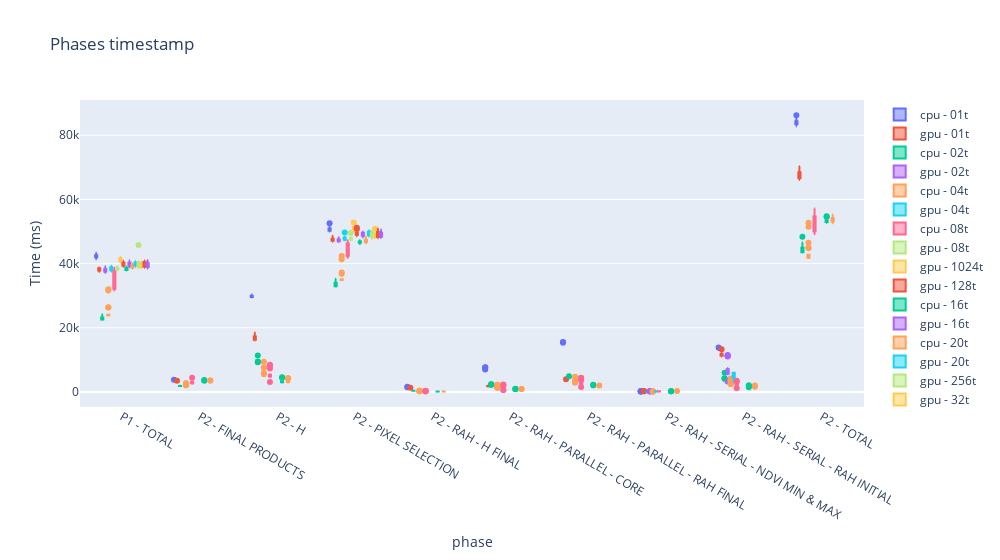

Notebook cell for this chart:
### Code cell
plot_per_phase(dfs, "Phases timestamp", "Time (ms)", "phase", "TIMESTAMP")

### Figure 1 — Plotly figure (JSON) as saved in the notebook; plotly's stock layout.template omitted (floating-point values rounded to 4 significant figures; data arrays with more than 128 entries replaced by an {"elided": "..."} marker saying what was removed)
{"data": [{"name": "cpu - 01t", "type": "box", "x": {"elided": "319 str values"}, "y": {"elided": "319 int values"}}, {"name": "gpu - 01t", "type": "box", "x": {"elided": "212 str values"}, "y": {"elided": "212 int values"}}, {"name": "cpu - 02t", "type": "box", "x": {"elided": "308 str values"}, "y": {"elided": "308 int values"}}, {"name": "gpu - 02t", "type": "box", "x": ["P1 - TOTAL", "P1 - TOTAL", "P1 - TOTAL", "P1 - TOTAL", "P1 - TOTAL", "P1 - TOTAL", "P1 - TOTAL", "P1 - TOTAL", "P1 - TOTAL", "P1 - TOTAL", "P1 - TOTAL", "P1 - TOTAL", "P1 - TOTAL", "P1 - TOTAL", "P1 - TOTAL", "P1 - TOTAL", "P1 - TOTAL", "P1 - TOTAL", "P1 - TOTAL", "P1 - TOTAL", "P2 - PIXEL SELECTION", "P2 - PIXEL SELECTION", "P2 - PIXEL SELECTION", "P2 - PIXEL SELECTION", "P2 - PIXEL SELECTION", "P2 - PIXEL SELECTION", "P2 - PIXEL SELECTION", "P2 - PIXEL SELECTION", "P2 - PIXEL SELECTION", "P2 - PIXEL SELECTION", "P2 - PIXEL SELECTION", "P2 - PIXEL SELECTION", "P2 - PIXEL SELECTION", "P2 - PIXEL SELECTION", "P2 - PIXEL SELECTION", "P2 - PIXEL SELECTION", "P2 - PIXEL SELECTION", "P2 - PIXEL SELECTION", "P2 - PIXEL SELECTION", "P2 - PIXEL SELECTION", "P2 - RAH - SERIAL - NDVI MIN & MAX", "P2 - RAH - SERIAL - NDVI MIN & MAX", "P2 - RAH - SERIAL - NDVI MIN & MAX", "P2 - RAH - SERIAL - NDVI MIN & MAX", "P2 - RAH - SERIAL - NDVI MIN & MAX", "P2 - RAH - SERIAL - NDVI MIN & MAX", "P2 - RAH - SERIAL - NDVI MIN & MAX", "P2 - RAH - SERIAL - NDVI MIN & MAX", "P2 - RAH - SERIAL - NDVI MIN & MAX", "P2 - RAH - SERIAL - NDVI MIN & MAX", "P2 - RAH - SERIAL - NDVI MIN & MAX", "P2 - RAH - SERIAL - NDVI MIN & MAX", "P2 - RAH - SERIAL - NDVI MIN & MAX", "P2 - RAH - SERIAL - NDVI MIN & MAX", "P2 - RAH - SERIAL - NDVI MIN & MAX", "P2 - RAH - SERIAL - NDVI MIN & MAX", "P2 - RAH - SERIAL - NDVI MIN & MAX", "P2 - RAH - SERIAL - NDVI MIN & MAX", "P2 - RAH - SERIAL - NDVI MIN & MAX", "P2 - RAH - SERIAL - RAH INITIAL", "P2 - RAH - SERIAL - RAH INITIAL", "P2 - RAH - SERIAL - RAH INITIAL", "P2 - RAH - SERIAL - RAH INITIAL", "P2 - RAH - SERIAL - RAH INITIAL", "P2 - RAH - SERIAL - RAH INITIAL", "P2 - RAH - SERIAL - RAH INITIAL", "P2 - RAH - SERIAL - RAH INITIAL", "P2 - RAH - SERIAL - RAH INITIAL", "P2 - RAH - SERIAL - RAH INITIAL", "P2 - RAH - SERIAL - RAH INITIAL", "P2 - RAH - SERIAL - RAH INITIAL", "P2 - RAH - SERIAL - RAH INITIAL", "P2 - RAH - SERIAL - RAH INITIAL", "P2 - RAH - SERIAL - RAH INITIAL", "P2 - RAH - SERIAL - RAH INITIAL", "P2 - RAH - SERIAL - RAH INITIAL", "P2 - RAH - SERIAL - RAH INITIAL", "P2 - RAH - SERIAL - RAH INITIAL"], "y": [38784, 37729, 38232, 39190, 37465, 37606, 37542, 37632, 37911, 37383, 38260, 37414, 38061, 37481, 37086, 37984, 37969, 37922, 38748, 38694, 47561, 46843, 47415, 47742, 47007, 47125, 46996, 46712, 47141, 46994, 47422, 46878, 47026, 46994, 47417, 47405, 47930, 47233, 47675, 48172, 184, 184, 184, 135, 183, 185, 183, 187, 179, 185, 187, 184, 183, 188, 200, 206, 183, 203, 209, 11077, 11282, 11524, 11260, 5732, 5685, 5676, 6103, 5499, 7447, 5650, 5755, 5717, 5612, 3289, 5726, 5689, 5689, 5901]}, {"name": "cpu - 04t", "type": "box", "x": {"elided": "231 str values"}, "y": {"elided": "231 int values"}}, {"name": "gpu - 04t", "type": "box", "x": ["P1 - TOTAL", "P1 - TOTAL", "P1 - TOTAL", "P1 - TOTAL", "P1 - TOTAL", "P1 - TOTAL", "P1 - TOTAL", "P1 - TOTAL", "P1 - TOTAL", "P1 - TOTAL", "P1 - TOTAL", "P1 - TOTAL", "P1 - TOTAL", "P1 - TOTAL", "P1 - TOTAL", "P1 - TOTAL", "P1 - TOTAL", "P1 - TOTAL", "P1 - TOTAL", "P1 - TOTAL", "P1 - TOTAL", "P1 - TOTAL", "P1 - TOTAL", "P1 - TOTAL", "P1 - TOTAL", "P2 - PIXEL SELECTION", "P2 - PIXEL SELECTION", "P2 - PIXEL SELECTION", "P2 - PIXEL SELECTION", "P2 - PIXEL SELECTION", "P2 - PIXEL SELECTION", "P2 - PIXEL SELECTION", "P2 - PIXEL SELECTION", "P2 - PIXEL SELECTION", "P2 - PIXEL SELECTION", "P2 - PIXEL SELECTION", "P2 - PIXEL SELECTION", "P2 - PIXEL SELECTION", "P2 - PIXEL SELECTION", "P2 - PIXEL SELECTION", "P2 - PIXEL SELECTION", "P2 - PIXEL SELECTION", "P2 - PIXEL SELECTION", "P2 - PIXEL SELECTION", "P2 - PIXEL SELECTION", "P2 - PIXEL SELECTION", "P2 - PIXEL SELECTION", "P2 - PIXEL SELECTION", "P2 - PIXEL SELECTION", "P2 - PIXEL SELECTION", "P2 - RAH - SERIAL - NDVI MIN & MAX", "P2 - RAH - SERIAL - NDVI MIN & MAX", "P2 - RAH - SERIAL - NDVI MIN & MAX", "P2 - RAH - SERIAL - NDVI MIN & MAX", "P2 - RAH - SERIAL - RAH INITIAL", "P2 - RAH - SERIAL - RAH INITIAL", "P2 - RAH - SERIAL - RAH INITIAL", "P2 - RAH - SERIAL - RAH INITIAL"], "y": [37808, 38925, 38615, 39001, 38886, 38042, 38065, 37837, 37919, 37973, 37720, 37541, 37937, 37765, 38339, 39293, 38536, 38819, 38802, 38855, 38988, 38707, 39189, 38673, 39228, 47362, 47414, 48199, 48336, 47566, 47306, 47375, 47392, 47580, 47577, 47562, 47706, 47373, 47424, 48405, 48215, 47874, 47812, 47957, 48227, 48149, 47760, 47804, 47910, 49681, 187, 209, 232, 184, 3044, 6010, 5897, 5831]}, {"name": "cpu - 08t", "type": "box", "x": {"elided": "253 str values"}, "y": {"elided": "253 int values"}}, {"name": "gpu - 08t", "type": "box", "x": ["P1 - TOTAL", "P1 - TOTAL", "P1 - TOTAL", "P1 - TOTAL", "P1 - TOTAL", "P1 - TOTAL", "P1 - TOTAL", "P1 - TOTAL", "P1 - TOTAL", "P1 - TOTAL", "P2 - PIXEL SELECTION", "P2 - PIXEL SELECTION", "P2 - PIXEL SELECTION", "P2 - PIXEL SELECTION", "P2 - PIXEL SELECTION", "P2 - PIXEL SELECTION", "P2 - PIXEL SELECTION", "P2 - PIXEL SELECTION", "P2 - PIXEL SELECTION", "P2 - PIXEL SELECTION"], "y": [38240, 38655, 38401, 38178, 37927, 38572, 38545, 38104, 38928, 39239, 47495, 47773, 47418, 47537, 47442, 47857, 47798, 47293, 48314, 49559]}, {"name": "cpu - 1024t", "type": "box", "x": [], "y": []}, {"name": "gpu - 1024t", "type": "box", "x": ["P1 - TOTAL", "P1 - TOTAL", "P1 - TOTAL", "P1 - TOTAL", "P1 - TOTAL", "P1 - TOTAL", "P1 - TOTAL", "P1 - TOTAL", "P1 - TOTAL", "P1 - TOTAL", "P1 - TOTAL", "P1 - TOTAL", "P1 - TOTAL", "P1 - TOTAL", "P1 - TOTAL", "P1 - TOTAL", "P1 - TOTAL", "P1 - TOTAL", "P1 - TOTAL", "P1 - TOTAL", "P1 - TOTAL", "P1 - TOTAL", "P2 - PIXEL SELECTION", "P2 - PIXEL SELECTION", "P2 - PIXEL SELECTION", "P2 - PIXEL SELECTION", "P2 - PIXEL SELECTION", "P2 - PIXEL SELECTION", "P2 - PIXEL SELECTION", "P2 - PIXEL SELECTION", "P2 - PIXEL SELECTION", "P2 - PIXEL SELECTION", "P2 - PIXEL SELECTION", "P2 - PIXEL SELECTION", "P2 - PIXEL SELECTION", "P2 - PIXEL SELECTION", "P2 - PIXEL SELECTION", "P2 - PIXEL SELECTION", "P2 - PIXEL SELECTION", "P2 - PIXEL SELECTION", "P2 - PIXEL SELECTION", "P2 - PIXEL SELECTION", "P2 - PIXEL SELECTION", "P2 - PIXEL SELECTION"], "y": [40575, 40827, 40805, 40357, 41148, 41296, 40919, 41215, 40958, 40974, 40794, 41091, 41344, 42126, 41797, 41949, 41521, 41984, 41661, 41687, 41930, 41563, 50167, 49823, 50200, 50708, 50695, 50877, 50756, 50286, 50735, 50695, 50545, 51305, 51706, 52129, 51365, 50875, 51439, 51377, 51335, 51290, 52763, 52110]}, {"name": "cpu - 128t", "type": "box", "x": [], "y": []}, {"name": "gpu - 128t", "type": "box", "x": ["P1 - TOTAL", "P1 - TOTAL", "P1 - TOTAL", "P1 - TOTAL", "P1 - TOTAL", "P1 - TOTAL", "P1 - TOTAL", "P1 - TOTAL", "P1 - TOTAL", "P1 - TOTAL", "P1 - TOTAL", "P1 - TOTAL", "P1 - TOTAL", "P1 - TOTAL", "P1 - TOTAL", "P1 - TOTAL", "P1 - TOTAL", "P1 - TOTAL", "P1 - TOTAL", "P1 - TOTAL", "P1 - TOTAL", "P2 - PIXEL SELECTION", "P2 - PIXEL SELECTION", "P2 - PIXEL SELECTION", "P2 - PIXEL SELECTION", "P2 - PIXEL SELECTION", "P2 - PIXEL SELECTION", "P2 - PIXEL SELECTION", "P2 - PIXEL SELECTION", "P2 - PIXEL SELECTION", "P2 - PIXEL SELECTION", "P2 - PIXEL SELECTION", "P2 - PIXEL SELECTION", "P2 - PIXEL SELECTION", "P2 - PIXEL SELECTION", "P2 - PIXEL SELECTION", "P2 - PIXEL SELECTION", "P2 - PIXEL SELECTION", "P2 - PIXEL SELECTION", "P2 - PIXEL SELECTION", "P2 - PIXEL SELECTION", "P2 - PIXEL SELECTION"], "y": [40066, 40903, 40405, 40252, 39127, 39244, 39539, 39111, 39777, 39403, 39011, 39022, 39592, 39721, 39870, 40384, 40234, 40034, 39939, 40121, 40431, 49093, 50082, 49221, 49367, 48480, 48691, 49095, 48951, 49340, 48558, 48894, 49061, 48944, 49660, 51180, 50761, 49420, 49991, 49220, 49676, 49605]}, {"name": "cpu - 16t", "type": "box", "x": {"elided": "187 str values"}, "y": {"elided": "187 int values"}}, {"name": "gpu - 16t", "type": "box", "x": ["P1 - TOTAL", "P1 - TOTAL", "P1 - TOTAL", "P1 - TOTAL", "P1 - TOTAL", "P1 - TOTAL", "P1 - TOTAL", "P1 - TOTAL", "P1 - TOTAL", "P1 - TOTAL", "P1 - TOTAL", "P1 - TOTAL", "P1 - TOTAL", "P1 - TOTAL", "P1 - TOTAL", "P1 - TOTAL", "P1 - TOTAL", "P1 - TOTAL", "P1 - TOTAL", "P1 - TOTAL", "P1 - TOTAL", "P1 - TOTAL", "P1 - TOTAL", "P1 - TOTAL", "P2 - PIXEL SELECTION", "P2 - PIXEL SELECTION", "P2 - PIXEL SELECTION", "P2 - PIXEL SELECTION", "P2 - PIXEL SELECTION", "P2 - PIXEL SELECTION", "P2 - PIXEL SELECTION", "P2 - PIXEL SELECTION", "P2 - PIXEL SELECTION", "P2 - PIXEL SELECTION", "P2 - PIXEL SELECTION", "P2 - PIXEL SELECTION", "P2 - PIXEL SELECTION", "P2 - PIXEL SELECTION", "P2 - PIXEL SELECTION", "P2 - PIXEL SELECTION", "P2 - PIXEL SELECTION", "P2 - PIXEL SELECTION", "P2 - PIXEL SELECTION", "P2 - PIXEL SELECTION", "P2 - PIXEL SELECTION", "P2 - PIXEL SELECTION", "P2 - PIXEL SELECTION", "P2 - PIXEL SELECTION"], "y": [40459, 39677, 40965, 40150, 40134, 40733, 40855, 39667, 40295, 38977, 38941, 38874, 39157, 39107, 39621, 39612, 39513, 39401, 39184, 39771, 40054, 40033, 40158, 40438, 48970, 49665, 49429, 49823, 49814, 49513, 49935, 49142, 48954, 48147, 48588, 48328, 48238, 48405, 49384, 49339, 48532, 48777, 48745, 49201, 49472, 49967, 49590, 49975]}, {"name": "cpu - 20t", "type": "box", "x": {"elided": "253 str values"}, "y": {"elided": "253 int values"}}, {"name": "gpu - 20t", "type": "box", "x": ["P1 - TOTAL", "P1 - TOTAL", "P1 - TOTAL", "P1 - TOTAL", "P1 - TOTAL", "P1 - TOTAL", "P1 - TOTAL", "P1 - TOTAL", "P1 - TOTAL", "P1 - TOTAL", "P1 - TOTAL", "P1 - TOTAL", "P1 - TOTAL", "P1 - TOTAL", "P1 - TOTAL", "P1 - TOTAL", "P1 - TOTAL", "P1 - TOTAL", "P1 - TOTAL", "P1 - TOTAL", "P1 - TOTAL", "P1 - TOTAL", "P1 - TOTAL", "P1 - TOTAL", "P1 - TOTAL", "P2 - PIXEL SELECTION", "P2 - PIXEL SELECTION", "P2 - PIXEL SELECTION", "P2 - PIXEL SELECTION", "P2 - PIXEL SELECTION", "P2 - PIXEL SELECTION", "P2 - PIXEL SELECTION", "P2 - PIXEL SELECTION", "P2 - PIXEL SELECTION", "P2 - PIXEL SELECTION", "P2 - PIXEL SELECTION", "P2 - PIXEL SELECTION", "P2 - PIXEL SELECTION", "P2 - PIXEL SELECTION", "P2 - PIXEL SELECTION", "P2 - PIXEL SELECTION", "P2 - PIXEL SELECTION", "P2 - PIXEL SELECTION", "P2 - PIXEL SELECTION", "P2 - PIXEL SELECTION", "P2 - PIXEL SELECTION", "P2 - PIXEL SELECTION", "P2 - PIXEL SELECTION", "P2 - PIXEL SELECTION", "P2 - PIXEL SELECTION"], "y": [39595, 40160, 40501, 40353, 40497, 40564, 39188, 39365, 39386, 39654, 39597, 39105, 39185, 39144, 39175, 39445, 40327, 39900, 40208, 40027, 40202, 40033, 40262, 40700, 40701, 48832, 49279, 49521, 49761, 49591, 49493, 48754, 48791, 48565, 48463, 48885, 48959, 48791, 48852, 48807, 50354, 49870, 50021, 49472, 49894, 49777, 50038, 49878, 50222, 50301]}, {"name": "cpu - 256t", "type": "box", "x": [], "y": []}, {"name": "gpu - 256t", "type": "box", "x": ["P1 - TOTAL", "P1 - TOTAL", "P1 - TOTAL", "P1 - TOTAL", "P1 - TOTAL", "P1 - TOTAL", "P1 - TOTAL", "P1 - TOTAL", "P1 - TOTAL", "P1 - TOTAL", "P1 - TOTAL", "P1 - TOTAL", "P1 - TOTAL", "P1 - TOTAL", "P1 - TOTAL", "P1 - TOTAL", "P1 - TOTAL", "P1 - TOTAL", "P1 - TOTAL", "P1 - TOTAL", "P1 - TOTAL", "P1 - TOTAL", "P2 - PIXEL SELECTION", "P2 - PIXEL SELECTION", "P2 - PIXEL SELECTION", "P2 - PIXEL SELECTION", "P2 - PIXEL SELECTION", "P2 - PIXEL SELECTION", "P2 - PIXEL SELECTION", "P2 - PIXEL SELECTION", "P2 - PIXEL SELECTION", "P2 - PIXEL SELECTION", "P2 - PIXEL SELECTION", "P2 - PIXEL SELECTION", "P2 - PIXEL SELECTION", "P2 - PIXEL SELECTION", "P2 - PIXEL SELECTION", "P2 - PIXEL SELECTION", "P2 - PIXEL SELECTION", "P2 - PIXEL SELECTION", "P2 - PIXEL SELECTION", "P2 - PIXEL SELECTION", "P2 - PIXEL SELECTION", "P2 - PIXEL SELECTION"], "y": [40621, 40590, 39957, 38916, 38861, 39236, 38743, 38973, 38522, 39391, 39141, 38683, 39872, 39480, 39934, 45801, 39432, 40416, 40385, 40677, 39929, 40709, 50162, 49978, 48941, 48317, 47610, 48328, 48191, 48238, 48186, 48534, 48263, 47931, 49386, 50369, 49618, 49124, 48621, 49575, 50089, 49588, 49111, 49705]}, {"name": "cpu - 32t", "type": "box", "x": [], "y": []}, {"name": "gpu - 32t", "type": "box", "x": ["P1 - TOTAL", "P1 - TOTAL", "P1 - TOTAL", "P1 - TOTAL", "P1 - TOTAL", "P1 - TOTAL", "P1 - TOTAL", "P1 - TOTAL", "P1 - TOTAL", "P1 - TOTAL", "P1 - TOTAL", "P1 - TOTAL", "P1 - TOTAL", "P1 - TOTAL", "P1 - TOTAL", "P1 - TOTAL", "P2 - PIXEL SELECTION", "P2 - PIXEL SELECTION", "P2 - PIXEL SELECTION", "P2 - PIXEL SELECTION", "P2 - PIXEL SELECTION", "P2 - PIXEL SELECTION", "P2 - PIXEL SELECTION", "P2 - PIXEL SELECTION", "P2 - PIXEL SELECTION", "P2 - PIXEL SELECTION", "P2 - PIXEL SELECTION", "P2 - PIXEL SELECTION", "P2 - PIXEL SELECTION", "P2 - PIXEL SELECTION", "P2 - PIXEL SELECTION", "P2 - PIXEL SELECTION"], "y": [38704, 39025, 39406, 38847, 38681, 39440, 38597, 38958, 39153, 39896, 40260, 39849, 40074, 40144, 40029, 40646, 48110, 47899, 48304, 48207, 48285, 48163, 48335, 48341, 48658, 50843, 49203, 48608, 49792, 49798, 49087, 48707]}, {"name": "cpu - 512t", "type": "box", "x": [], "y": []}, {"name": "gpu - 512t", "type": "box", "x": ["P1 - TOTAL", "P1 - TOTAL", "P1 - TOTAL", "P1 - TOTAL", "P1 - TOTAL", "P1 - TOTAL", "P1 - TOTAL", "P1 - TOTAL", "P1 - TOTAL", "P1 - TOTAL", "P1 - TOTAL", "P1 - TOTAL", "P1 - TOTAL", "P1 - TOTAL", "P1 - TOTAL", "P1 - TOTAL", "P1 - TOTAL", "P1 - TOTAL", "P2 - PIXEL SELECTION", "P2 - PIXEL SELECTION", "P2 - PIXEL SELECTION", "P2 - PIXEL SELECTION", "P2 - PIXEL SELECTION", "P2 - PIXEL SELECTION", "P2 - PIXEL SELECTION", "P2 - PIXEL SELECTION", "P2 - PIXEL SELECTION", "P2 - PIXEL SELECTION", "P2 - PIXEL SELECTION", "P2 - PIXEL SELECTION", "P2 - PIXEL SELECTION", "P2 - PIXEL SELECTION", "P2 - PIXEL SELECTION", "P2 - PIXEL SELECTION", "P2 - PIXEL SELECTION", "P2 - PIXEL SELECTION"], "y": [40945, 39138, 39036, 38744, 38810, 39148, 38735, 39003, 39041, 39441, 39525, 40810, 40519, 39729, 40358, 40734, 40470, 40715, 50899, 48259, 48133, 48404, 48219, 48952, 48092, 48345, 47912, 48469, 50447, 49721, 49737, 49088, 50141, 49820, 49810, 50044]}, {"name": "cpu - 64t", "type": "box", "x": [], "y": []}, {"name": "gpu - 64t", "type": "box", "x": ["P1 - TOTAL", "P1 - TOTAL", "P1 - TOTAL", "P1 - TOTAL", "P1 - TOTAL", "P1 - TOTAL", "P1 - TOTAL", "P1 - TOTAL", "P1 - TOTAL", "P1 - TOTAL", "P1 - TOTAL", "P1 - TOTAL", "P1 - TOTAL", "P1 - TOTAL", "P1 - TOTAL", "P1 - TOTAL", "P1 - TOTAL", "P1 - TOTAL", "P2 - PIXEL SELECTION", "P2 - PIXEL SELECTION", "P2 - PIXEL SELECTION", "P2 - PIXEL SELECTION", "P2 - PIXEL SELECTION", "P2 - PIXEL SELECTION", "P2 - PIXEL SELECTION", "P2 - PIXEL SELECTION", "P2 - PIXEL SELECTION", "P2 - PIXEL SELECTION", "P2 - PIXEL SELECTION", "P2 - PIXEL SELECTION", "P2 - PIXEL SELECTION", "P2 - PIXEL SELECTION", "P2 - PIXEL SELECTION", "P2 - PIXEL SELECTION", "P2 - PIXEL SELECTION", "P2 - PIXEL SELECTION"], "y": [41131, 39836, 38972, 38850, 38948, 38998, 38919, 39035, 39102, 38476, 39168, 39960, 39863, 40545, 41066, 40089, 39946, 40297, 50601, 49313, 48088, 48294, 47954, 48635, 48269, 48730, 48768, 48434, 48485, 48803, 49578, 49875, 50007, 49844, 49453, 49608]}], "layout": {"boxmode": "group", "title": {"text": "Phases timestamp"}, "width": 1000, "xaxis": {"title": {"text": "phase"}}, "yaxis": {"title": {"text": "Time (ms)"}}}}
